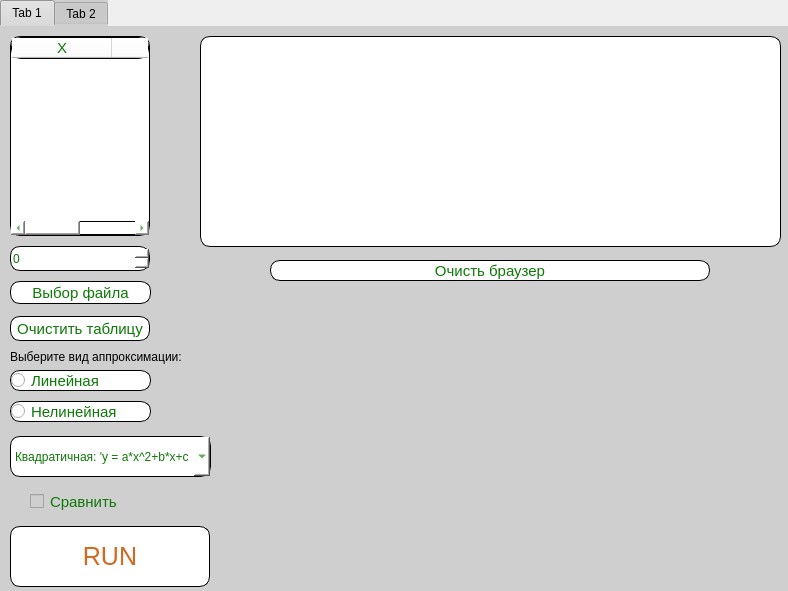
<?xml version="1.0" encoding="UTF-8"?>
<ui version="4.0">
 <class>Function_approximation</class>
 <widget class="QMainWindow" name="Function_approximation">
  <property name="geometry">
   <rect>
    <x>0</x>
    <y>0</y>
    <width>788</width>
    <height>591</height>
   </rect>
  </property>
  <property name="windowTitle">
   <string>MainWindow</string>
  </property>
  <property name="styleSheet">
   <string notr="true"/>
  </property>
  <widget class="QWidget" name="centralwidget">
   <widget class="QTabWidget" name="tabWidget">
    <property name="geometry">
     <rect>
      <x>0</x>
      <y>0</y>
      <width>951</width>
      <height>701</height>
     </rect>
    </property>
    <property name="styleSheet">
     <string notr="true">background-color: rgb(207, 207, 207);
border-color: rgb(207, 207, 207);</string>
    </property>
    <property name="currentIndex">
     <number>0</number>
    </property>
    <widget class="QWidget" name="tab">
     <attribute name="title">
      <string>Tab 1</string>
     </attribute>
     <widget class="QTextBrowser" name="textBrowser">
      <property name="geometry">
       <rect>
        <x>200</x>
        <y>10</y>
        <width>581</width>
        <height>211</height>
       </rect>
      </property>
      <property name="styleSheet">
       <string notr="true">background-color: rgb(255, 255, 255);
border-radius: 10px;
font-size: 12px;
color: #0d7907;
font: 1.2rem &quot;Fira Sans&quot;, sans-serif;
border:0.5px solid black;</string>
      </property>
     </widget>
     <widget class="QTableWidget" name="tableWidget">
      <property name="geometry">
       <rect>
        <x>10</x>
        <y>10</y>
        <width>140</width>
        <height>200</height>
       </rect>
      </property>
      <property name="styleSheet">
       <string notr="true">background-color: rgb(255, 255, 255);
border-radius: 10px;
font-size: 15px;
color: #0d7907;
font: 1.2rem &quot;Fira Sans&quot;, sans-serif;
border:0.5px solid black;</string>
      </property>
      <column>
       <property name="text">
        <string>X</string>
       </property>
      </column>
      <column>
       <property name="text">
        <string>Y</string>
       </property>
      </column>
     </widget>
     <widget class="QSpinBox" name="spin">
      <property name="geometry">
       <rect>
        <x>10</x>
        <y>220</y>
        <width>140</width>
        <height>25</height>
       </rect>
      </property>
      <property name="styleSheet">
       <string notr="true">background-color: rgb(255, 255, 255);
border-radius: 10px;
font-size: 12px;
color: #0d7907;
font: 1.2rem &quot;Fira Sans&quot;, sans-serif;
border:0.5px solid black;</string>
      </property>
     </widget>
     <widget class="QPushButton" name="button_file">
      <property name="geometry">
       <rect>
        <x>10</x>
        <y>255</y>
        <width>141</width>
        <height>23</height>
       </rect>
      </property>
      <property name="styleSheet">
       <string notr="true">QPushButton {
    background-color: rgb(255, 255, 255);
	border-radius: 10px;
	font-size: 15px;
	color: #0d7907;
	font: 1.2rem &quot;Fira Sans&quot;, sans-serif;
	border:0.5px solid black;
}
QPushButton:hover {
    background-color: lightgreen;
}</string>
      </property>
      <property name="text">
       <string>Выбор файла</string>
      </property>
     </widget>
     <widget class="QPushButton" name="clear_button_table">
      <property name="geometry">
       <rect>
        <x>10</x>
        <y>290</y>
        <width>140</width>
        <height>25</height>
       </rect>
      </property>
      <property name="styleSheet">
       <string notr="true">QPushButton {
    background-color: rgb(255, 255, 255);
	border-radius: 10px;
	font-size: 15px;
	color: #0d7907;
	font: 1.2rem &quot;Fira Sans&quot;, sans-serif;
	border:0.5px solid black;
}
QPushButton:hover {
    background-color: lightgreen;
}</string>
      </property>
      <property name="text">
       <string>Очистить таблицу</string>
      </property>
     </widget>
     <widget class="QWidget" name="verticalLayoutWidget">
      <property name="geometry">
       <rect>
        <x>220</x>
        <y>270</y>
        <width>561</width>
        <height>291</height>
       </rect>
      </property>
      <layout class="QVBoxLayout" name="verticalLayout">
       <property name="sizeConstraint">
        <enum>QLayout::SetDefaultConstraint</enum>
       </property>
      </layout>
     </widget>
     <widget class="QWidget" name="layoutWidget">
      <property name="geometry">
       <rect>
        <x>10</x>
        <y>340</y>
        <width>141</width>
        <height>61</height>
       </rect>
      </property>
      <layout class="QVBoxLayout" name="verticalLayout_3">
       <item>
        <widget class="QRadioButton" name="linear_radioButton">
         <property name="styleSheet">
          <string notr="true">background-color: rgb(255, 255, 255);
border-radius: 10px;
font-size: 15px;
color: #0d7907;
font: 1.2rem &quot;Fira Sans&quot;, sans-serif;
border:0.5px solid black;</string>
         </property>
         <property name="text">
          <string>Линейная</string>
         </property>
        </widget>
       </item>
       <item>
        <widget class="QRadioButton" name="nonlinear_radioButton">
         <property name="styleSheet">
          <string notr="true">background-color: rgb(255, 255, 255);
border-radius: 10px;
font-size: 15px;
color: #0d7907;
font: 1.2rem &quot;Fira Sans&quot;, sans-serif;
border:0.5px solid black;</string>
         </property>
         <property name="text">
          <string>Нелинейная</string>
         </property>
        </widget>
       </item>
      </layout>
     </widget>
     <widget class="QLabel" name="label">
      <property name="geometry">
       <rect>
        <x>10</x>
        <y>321</y>
        <width>181</width>
        <height>20</height>
       </rect>
      </property>
      <property name="styleSheet">
       <string notr="true">border-radius: 10px;
font-size: 12px;
font: 1.2rem &quot;Fira Sans&quot;, sans-serif;</string>
      </property>
      <property name="text">
       <string>Выберите вид аппроксимации:</string>
      </property>
     </widget>
     <widget class="QPushButton" name="clear_button_browser">
      <property name="geometry">
       <rect>
        <x>270</x>
        <y>234</y>
        <width>440</width>
        <height>21</height>
       </rect>
      </property>
      <property name="styleSheet">
       <string notr="true">QPushButton {
    background-color: rgb(255, 255, 255);
	border-radius: 10px;
	font-size: 15px;
	color: #0d7907;
	font: 1.2rem &quot;Fira Sans&quot;, sans-serif;
	border:0.5px solid black;
}
QPushButton:hover {
    background-color: lightgreen;
}</string>
      </property>
      <property name="text">
       <string>Очисть браузер</string>
      </property>
     </widget>
     <widget class="QComboBox" name="comboBox">
      <property name="geometry">
       <rect>
        <x>10</x>
        <y>410</y>
        <width>201</width>
        <height>41</height>
       </rect>
      </property>
      <property name="styleSheet">
       <string notr="true">background-color: rgb(255, 255, 255);
border-radius: 10px;
font-size: 12px;
color: #0d7907;
font: 1.2rem &quot;Fira Sans&quot;, sans-serif;
border:0.5px solid black;</string>
      </property>
      <item>
       <property name="text">
        <string>Квадратичная: 'y = a*x^2+b*x+c'</string>
       </property>
      </item>
      <item>
       <property name="text">
        <string>Кубическая: 'y = a*x^3 + b*x^2 + c*x + d'</string>
       </property>
      </item>
      <item>
       <property name="text">
        <string>Степенная:  'y = k*x^n'</string>
       </property>
      </item>
      <item>
       <property name="text">
        <string>Экспоненциальная I типа: 'y = a*exp(b^x)'</string>
       </property>
      </item>
      <item>
       <property name="text">
        <string>Экспоненциальная II типа: 'y = a*b^x'</string>
       </property>
      </item>
      <item>
       <property name="text">
        <string>Логарифмическая: 'y = b + a*log(x)'</string>
       </property>
      </item>
      <item>
       <property name="text">
        <string>Гиперболическая:  'y = b+a/x'</string>
       </property>
      </item>
     </widget>
     <widget class="QCheckBox" name="compare_checkBox">
      <property name="geometry">
       <rect>
        <x>30</x>
        <y>460</y>
        <width>121</width>
        <height>31</height>
       </rect>
      </property>
      <property name="styleSheet">
       <string notr="true">font-size: 15px;
border-radius: 20px;
color: #0d7907;
font: 1.2rem &quot;Fira Sans&quot;, sans-serif;</string>
      </property>
      <property name="text">
       <string>Сравнить</string>
      </property>
     </widget>
     <widget class="QPushButton" name="run_button">
      <property name="geometry">
       <rect>
        <x>10</x>
        <y>500</y>
        <width>200</width>
        <height>61</height>
       </rect>
      </property>
      <property name="styleSheet">
       <string notr="true">QPushButton {
	background-color: rgb(255, 255, 255);
	border-radius: 10px;
	font-size: 25px;
	color: #D2691E;
	font: 1.2rem &quot;Fira Sans&quot;, sans-serif;
	border:0.5px solid black;
}
QPushButton::hover{
	background-color : lightgreen;
}
</string>
      </property>
      <property name="text">
       <string>RUN</string>
      </property>
     </widget>
    </widget>
    <widget class="QWidget" name="tab_2">
     <attribute name="title">
      <string>Tab 2</string>
     </attribute>
     <widget class="QTableView" name="view">
      <property name="geometry">
       <rect>
        <x>10</x>
        <y>10</y>
        <width>381</width>
        <height>551</height>
       </rect>
      </property>
      <property name="styleSheet">
       <string notr="true">background-color: rgb(255, 255, 255);
border-radius: 10px;
color: #0d7907;
font: 1.2rem &quot;Fira Sans&quot;, sans-serif;
border:0.5px solid black;</string>
      </property>
     </widget>
     <widget class="QTableWidget" name="table_for_db">
      <property name="geometry">
       <rect>
        <x>400</x>
        <y>270</y>
        <width>380</width>
        <height>291</height>
       </rect>
      </property>
      <property name="styleSheet">
       <string notr="true">background-color: rgb(255, 255, 255);
border-radius: 10px;
color: #0d7907;
font: 1.2rem &quot;Fira Sans&quot;, sans-serif;
border:0.5px solid black;</string>
      </property>
     </widget>
     <widget class="QPushButton" name="del_button">
      <property name="geometry">
       <rect>
        <x>445</x>
        <y>80</y>
        <width>300</width>
        <height>50</height>
       </rect>
      </property>
      <property name="styleSheet">
       <string notr="true">QPushButton {
    background-color: rgb(255, 255, 255);
	border-radius: 10px;
	font-size: 20px;
	color: #0d7907;
	font: 1.2rem &quot;Fira Sans&quot;, sans-serif;
	border:0.5px solid black;
}
QPushButton:hover {
    background-color: lightgreen;
}</string>
      </property>
      <property name="text">
       <string>Удалить</string>
      </property>
     </widget>
     <widget class="QPushButton" name="save_button">
      <property name="geometry">
       <rect>
        <x>445</x>
        <y>140</y>
        <width>300</width>
        <height>50</height>
       </rect>
      </property>
      <property name="styleSheet">
       <string notr="true">QPushButton {
    background-color: rgb(255, 255, 255);
	border-radius: 10px;
	font-size: 20px;
	color: #0d7907;
	font: 1.2rem &quot;Fira Sans&quot;, sans-serif;
	border:0.5px solid black;
}
QPushButton:hover {
    background-color: lightgreen;
}</string>
      </property>
      <property name="text">
       <string>Сохранить</string>
      </property>
     </widget>
     <widget class="QPushButton" name="change_button">
      <property name="geometry">
       <rect>
        <x>445</x>
        <y>200</y>
        <width>300</width>
        <height>50</height>
       </rect>
      </property>
      <property name="styleSheet">
       <string notr="true">QPushButton {
    background-color: rgb(255, 255, 255);
	border-radius: 10px;
	font-size: 20px;
	color: #0d7907;
	font: 1.2rem &quot;Fira Sans&quot;, sans-serif;
	border:0.5px solid black;
}
QPushButton:hover {
    background-color: lightgreen;
}</string>
      </property>
      <property name="text">
       <string>Загрузить</string>
      </property>
     </widget>
     <widget class="QSpinBox" name="id_spin">
      <property name="geometry">
       <rect>
        <x>445</x>
        <y>20</y>
        <width>300</width>
        <height>50</height>
       </rect>
      </property>
      <property name="styleSheet">
       <string notr="true">background-color: rgb(255, 255, 255);
border-radius: 10px;
font-size: 20px;
color: #0d7907;
font: 1.2rem &quot;Fira Sans&quot;, sans-serif;
border:0.5px solid black;</string>
      </property>
     </widget>
    </widget>
   </widget>
  </widget>
 </widget>
 <resources/>
 <connections/>
</ui>
